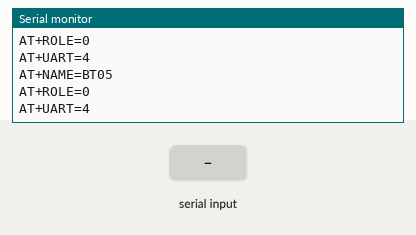
Bench run of a sketch on a simulated Arduino Uno, built with avr-gcc and run on an emulated ATmega328P. Shown: the last lines printed to the serial monitor. The test bench sets the inputs (shaded band).

Above: at 4.0 s.
4.1 s: "1\n" received over Serial
At 4.5 s:
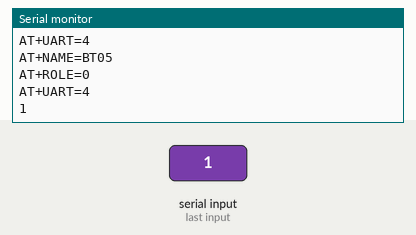
5.6 s: "0\n" received over Serial
At 6.9 s:
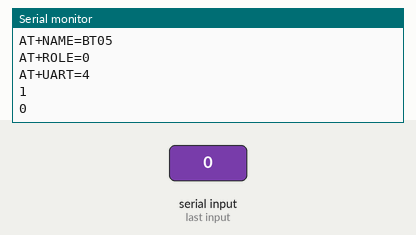

The sketch:

06.1_Receive_Bluetooth_Data.ino
```cpp
/**********************************************************************
  Filename    : Receive_Bluetooth_Data.ino
  Product     : Freenove 4WD Car for UNO
  Description : Receive data from bluetooth and print it to monitor.
  Auther      : www.freenove.com
  Modification: 2024/10/24
  Notes       : This code comes from the sample program SerialEvent.ino.
**********************************************************************/
String inputString = "";         // a String to hold incoming data
bool stringComplete = false;     // whether the string is complete
long baudRate[] = {2400, 9600, 19200, 115200};
int baudRateCount = sizeof(baudRate) / sizeof(baudRate[0]);

void setup() {
  // Loop through each baud rate and send commands
  for (int i = 0; i < baudRateCount; i++) {
    Serial.begin(baudRate[i]);
    delay(100);
    Serial.flush();
    Serial.println("AT+NAME=BT05");  // Or use Serial.print("AT+NAMEBT05-BLE\r\n");
    delay(200);
    Serial.println("AT+ROLE=0");
    delay(200);
    Serial.println("AT+UART=4");
    delay(200);
  }

  // Finally, set the serial to the desired baud rate (e.g., 115200)
  Serial.begin(115200);

  // reserve 200 bytes for the inputString:
  inputString.reserve(200);
}

void loop() {
  // print the string when a newline arrives:
  if (stringComplete) {
    Serial.println(inputString);
    // clear the string:
    inputString = "";
    stringComplete = false;
  }
}

/*
  SerialEvent occurs whenever a new data comes in the hardware serial RX. This
  routine is run between each time loop() runs, so using delay inside loop can
  delay response. Multiple bytes of data may be available.
*/
void serialEvent() {
  while (Serial.available()) {
    // get the new byte:
    char inChar = (char)Serial.read();
    // add it to the inputString:
    inputString += inChar;
    // if the incoming character is a newline, set a flag so the main loop can
    // do something about it:
    if (inChar == '\n') {
      stringComplete = true;
    }
  }
}
```

Measured:
- after the input at 4.1 s, the serial monitor: prints a new line at once (image 1)
- after the input at 5.6 s, the serial monitor: prints a new line at once (image 2)
